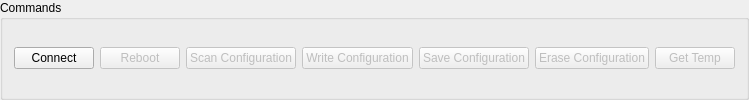
       <widget class="QGroupBox" name="groupBox_10">
        <property name="title">
         <string>Commands</string>
        </property>
        <layout class="QGridLayout" name="gridLayout_59">
         <item row="0" column="1">
          <widget class="QPushButton" name="pushButton_reboot">
           <property name="enabled">
            <bool>false</bool>
           </property>
           <property name="text">
            <string>Reboot</string>
           </property>
          </widget>
         </item>
         <item row="0" column="4">
          <widget class="QPushButton" name="pushButton_saveConfiguration">
           <property name="enabled">
            <bool>false</bool>
           </property>
           <property name="text">
            <string>Save Configuration</string>
           </property>
          </widget>
         </item>
         <item row="0" column="5">
          <widget class="QPushButton" name="pushButton_eraseConfiguration">
           <property name="enabled">
            <bool>false</bool>
           </property>
           <property name="text">
            <string>Erase Configuration</string>
           </property>
          </widget>
         </item>
         <item row="0" column="2">
          <widget class="QPushButton" name="pushButton_scanConfiguration">
           <property name="enabled">
            <bool>false</bool>
           </property>
           <property name="text">
            <string>Scan Configuration</string>
           </property>
          </widget>
         </item>
         <item row="0" column="3">
          <widget class="QPushButton" name="pushButton_writeConfiguration">
           <property name="enabled">
            <bool>false</bool>
           </property>
           <property name="text">
            <string>Write Configuration</string>
           </property>
          </widget>
         </item>
         <item row="0" column="0">
          <widget class="QPushButton" name="pushButton_connect">
           <property name="text">
            <string>Connect</string>
           </property>
          </widget>
         </item>
         <item row="0" column="6">
          <widget class="QPushButton" name="pushButton_getTemp">
           <property name="enabled">
            <bool>false</bool>
           </property>
           <property name="text">
            <string>Get Temp</string>
           </property>
          </widget>
         </item>
        </layout>
       </widget>
